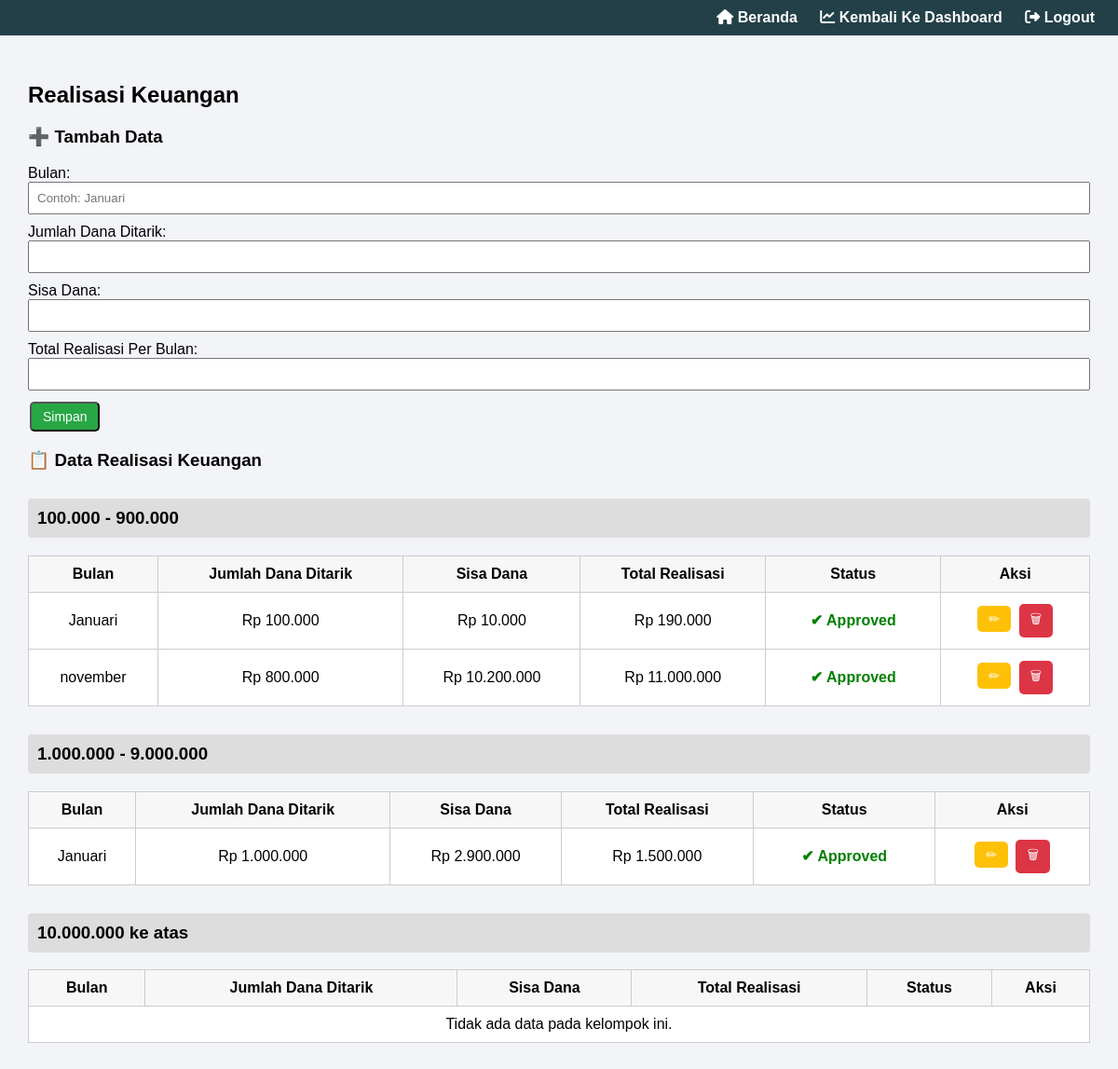
Page /realisasi_keuangan.php on the committed database.
### tables this page shows
CREATE TABLE `realisasi_keuangan` (
  `id` int(11) NOT NULL,
  `bulan` varchar(50) DEFAULT NULL,
  `jumlah_dana_ditarik` decimal(15,2) NOT NULL,
  `sisa_dana` int(51) NOT NULL,
  `total_realisasi_perbulan` decimal(54,0) NOT NULL,
  `status_approve` varchar(20) DEFAULT 'pending'
);

### realisasi_keuangan.php (the view, shortened to what this page needs)
<?php
$host = "localhost";
$user = "root";
$pass = "";
$dbname = "dinas_pertanian";
$conn = new mysqli($host, $user, $pass, $dbname);
$data = $conn->query("SELECT * FROM realisasi_keuangan ORDER BY jumlah_dana_ditarik ASC");
$grouped_data = [
    '100.000 - 900.000' => [],
    '1.000.000 - 9.000.000' => [],
    '10.000.000 ke atas' => [],
];
while ($row = $data->fetch_assoc()) {
    $jumlah = $row['jumlah_dana_ditarik'];
    if ($jumlah >= 100000 && $jumlah <= 900000) {
        $grouped_data['100.000 - 900.000'][] = $row;
    } elseif ($jumlah >= 1000000 && $jumlah <= 9000000) {
        $grouped_data['1.000.000 - 9.000.000'][] = $row;
    } elseif ($jumlah > 9000000) {
        $grouped_data['10.000.000 ke atas'][] = $row;
    }
}
?>
<!DOCTYPE html>
<html>
<head>
    <link rel="stylesheet" href="https://cdnjs.cloudflare.com/ajax/libs/font-awesome/6.5.0/css/all.min.css">
</head>
<body>
<div class="navbar">
    <div>
        <a href="home.php"><i class="fas fa-home"></i> Beranda</a>
        <a href="dashboard.php"><i class="fas fa-chart-line"></i> Kembali Ke Dashboard</a>
        <a href="logout.php"><i class="fas fa-sign-out-alt"></i> Logout</a>
    </div>
</div>
<div class="container">
    <h2>Realisasi Keuangan</h2>
    <h3>➕ Tambah Data</h3>
    <form method="POST">
        <div class="form-group">
            <label>Bulan:</label>
            <input type="text" name="bulan" placeholder="Contoh: Januari" required>
        </div>
        <div class="form-group">
            <label>Jumlah Dana Ditarik:</label>
            <input type="number" name="jumlah_dana_ditarik" step="0.01" required>
        </div>
        <div class="form-group">
            <label>Sisa Dana:</label>
            <input type="number" name="sisa_dana" required>
        </div>
        <div class="form-group">
            <label>Total Realisasi Per Bulan:</label>
            <input type="number" name="total_realisasi_perbulan" step="0.01" required>
        </div>
        <button type="submit" name="simpan" class="btn btn-add">Simpan</button>
    </form>
    <h3>📋 Data Realisasi Keuangan</h3>
    <?php foreach ($grouped_data as $label => $items): ?>
        <h3 class="group-title"><?= $label ?></h3>
        <table>
            <thead>
                <tr>
                    <th>Bulan</th>
                    <th>Jumlah Dana Ditarik</th>
                    <th>Sisa Dana</th>
                    <th>Total Realisasi</th>
                    <th>Status</th>
                    <th>Aksi</th>
                </tr>
            </thead>
            <tbody>
                <?php if (!empty($items)): ?>
                    <?php foreach ($items as $row): ?>
                    <tr>
                        <td><?= htmlspecialchars($row['bulan']) ?></td>
                        <td>Rp <?= number_format($row['jumlah_dana_ditarik'], 0, ',', '.') ?></td>
                        <td>Rp <?= number_format($row['sisa_dana'], 0, ',', '.') ?></td>
                        <td>Rp <?= number_format($row['total_realisasi_perbulan'], 0, ',', '.') ?></td>
                        <td>
                            <?php if ($row['status_approve'] === 'approved'): ?>
                                <span class="badge badge-approved">✔ Approved</span>
                            <?php else: ?>
                                <span class="badge badge-pending">Pending</span>
                            <?php endif; ?>
                        </td>
                        <td>
                            <a href="edit_realisasi_keuangan.php?bulan=<?= urlencode($row['bulan']) ?>" class="btn btn-edit">✏</a>
                            <a href="?hapus=<?= urlencode($row['bulan']) ?>" class="btn btn-delete" onclick="return confirm('Yakin ingin menghapus?')">🗑</a>
                        </td>
                    </tr>
                    <?php endforeach; ?>
                <?php else: ?>
                    <tr><td colspan="6">Tidak ada data pada kelompok ini.</td></tr>
                <?php endif; ?>
            </tbody>
        </table>
    <?php endforeach; ?>
</div>
</body>
</html>

### realisasi_keuangan.php (style rules this page uses)
body { font-family: Arial; background: #f2f4f8; margin: 0; padding: 0; }
.navbar { background-color: #234048; color: white; display: flex; justify-content: space-between; align-items: center; padding: 10px 25px; }
.navbar a { color: white; margin-left: 20px; text-decoration: none; font-weight: bold; }
.container { padding: 30px; }
table { width: 100%; margin-top: 10px; border-collapse: collapse; background: white; }
th, td { padding: 10px; border: 1px solid #ccc; text-align: center; }
th { background-color: #f7f7f7; }
.form-group { margin-bottom: 10px; }
input[type=text], input[type=number], select { width: 100%; padding: 8px; box-sizing: border-box; }
.btn { padding: 6px 12px; border-radius: 5px; text-decoration: none; color: white; font-size: 14px; margin: 2px; display: inline-block; }
.btn-add { background-color: #28a745; }
.btn-edit { background-color: #ffc107; }
.btn-delete { background-color: #dc3545; }
.badge { font-weight: bold; padding: 3px 6px; border-radius: 4px; display: inline-block; }
.badge-approved { color: green; }
h3.group-title { background-color: #ddd; padding: 10px; margin-top: 30px; border-radius: 4px; }

### rows in the picture
realisasi_keuangan: bulan "Januari", jumlah_dana_ditarik "100.000", sisa_dana "10.000", total_realisasi_perbulan "190.000", status_approve "✔ Approved"
realisasi_keuangan: bulan "november", jumlah_dana_ditarik "800.000", sisa_dana "10.200.000", total_realisasi_perbulan "11.000.000", status_approve "✔ Approved"
realisasi_keuangan: bulan "Januari", jumlah_dana_ditarik "1.000.000", sisa_dana "2.900.000", total_realisasi_perbulan "1.500.000", status_approve "✔ Approved"

### other values in the picture
$label "100.000 - 900.000"
$label "1.000.000 - 9.000.000"
$label "10.000.000 ke atas"
